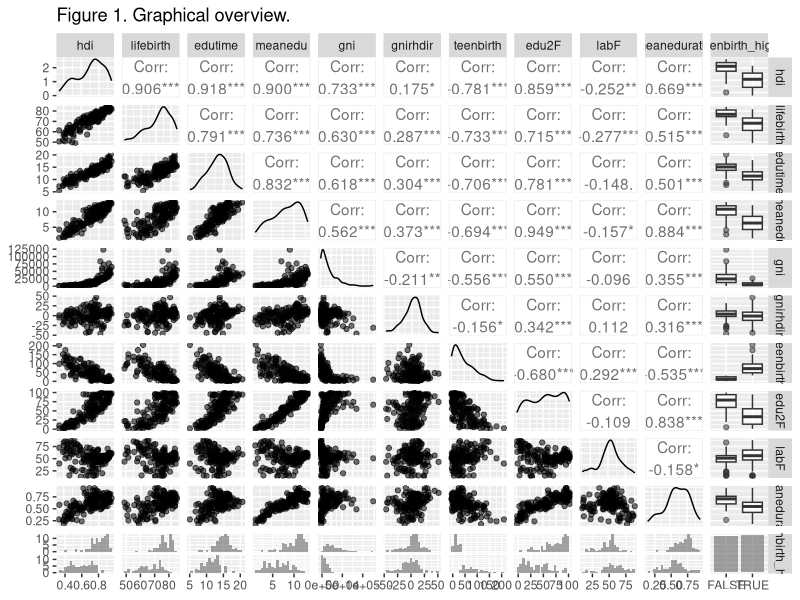
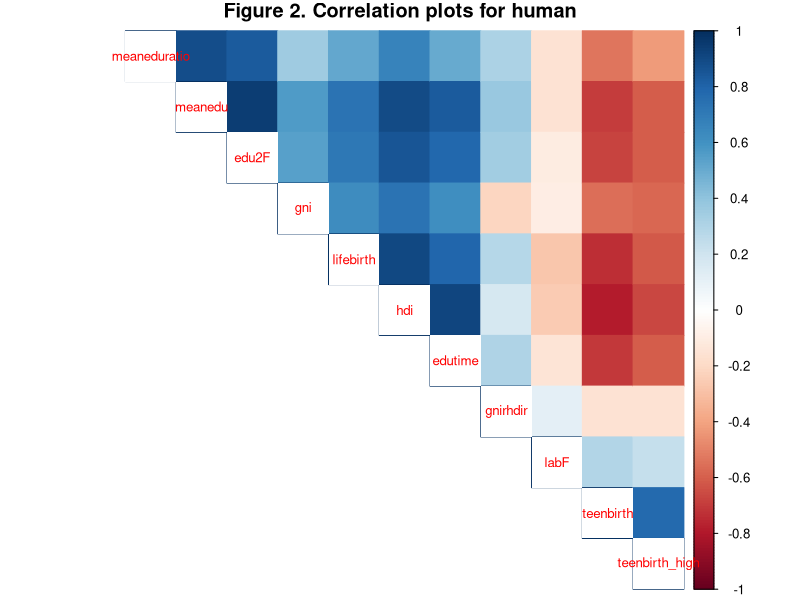
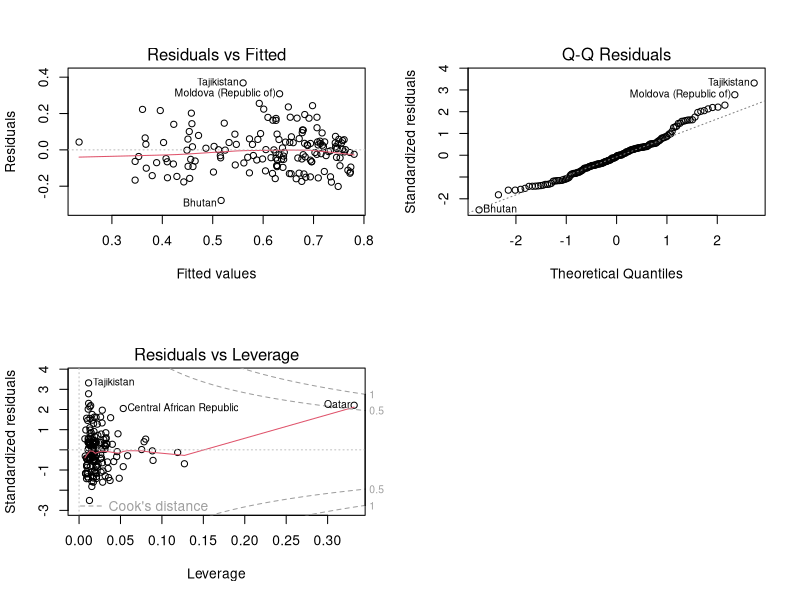
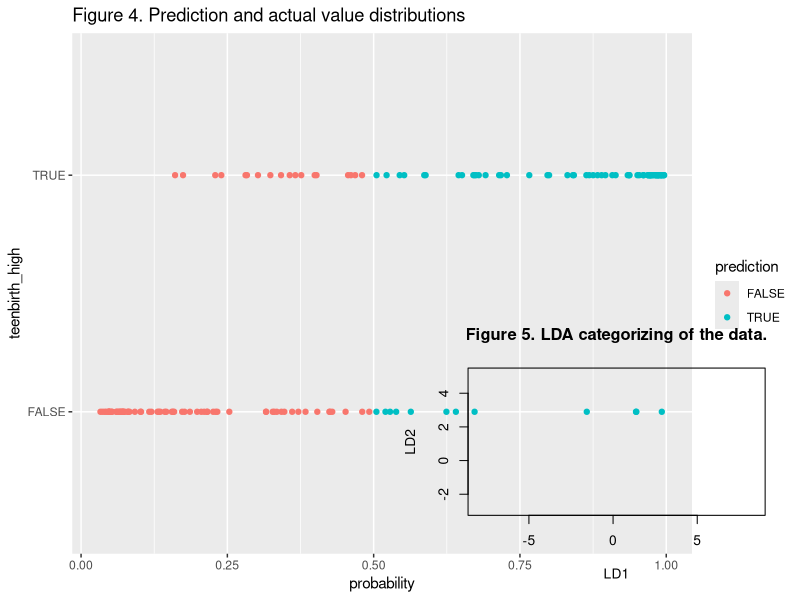

Write the R code that produced these figures, in order. (Note: this script raises an error after producing the figures.)
## ---- chunk 1
human <- read.table("Data/human.txt")
## ---- chunk 2
dim(human)
str(human)
summary(human)
## ---- chunk 3
library(ggplot2)
library(GGally)
human2 <- dplyr::select(human, -hdi_d)
p <- ggpairs(human2, mapping = aes(alpha = 0.9), lower = list(combo = wrap("facethist", bins = 20)), title = "Figure 1. Graphical overview.")
p
## ---- chunk 4
library(corrplot)
library(magrittr)
cor(human2) %>% corrplot(method="color", order="hclust", type = "upper", cl.pos = "r", tl.pos = "d", tl.cex = 0.8, title = "Figure 2. Correlation plots for human", mar=c(0,0,1,0))

## ---- chunk 5
regression <- lm(meaneduratio ~ hdi + gni + lifebirth, data = human)
## ---- chunk 6
summary(regression)
## ---- chunk 7
par(mfrow = c(2,2))
plot(regression, which = c(1, 2, 5))
## ---- chunk 8
m <- glm(teenbirth_high ~ hdi + gnirhdir + edu2F, data = human, family = "binomial")
summary(m)
OR <- coef(m) %>% exp
CI <- confint(m) %>% exp
cbind(OR, CI)
## ---- chunk 9
library(dplyr)
library(tidyr)
probabilities <- predict(m, type = "response")
human <- mutate(human, probability = probabilities)
human <- mutate(human, prediction = probability > 0.5)
## ---- chunk 10
table(teenbirth_high = human$teenbirth_high, prediction = human$prediction)
## ---- chunk 11
g <- ggplot(human, aes(x = probability, y = teenbirth_high, col = prediction))
g + geom_point() + ggtitle('Figure 4. Prediction and actual value distributions')
## ---- chunk 12
table(teenbirth_high = human$teenbirth_high, prediction = human$prediction) %>% prop.table() %>% addmargins()
loss_func <- function(class, prob) {
  n_wrong <- abs(class - prob) > 0.5
  mean(n_wrong)
}
loss_func(class = human$teenbirth_high, prob = human$prediction)
## ---- chunk 13
library(boot)
cv <- cv.glm(data = human, cost = loss_func, glmfit = m, K = 10)
cv$delta[1]
## ---- chunk 14
m2 <- glm(teenbirth_high ~ hdi + meanedu + lifebirth + edutime, data = human, family = "binomial")
probabilities2 <- predict(m2, type = "response")
human <- mutate(human, probability2 = probabilities2)
human <- mutate(human, prediction2 = probability2 > 0.5)
loss_func(class = human$teenbirth_high, prob = human$prediction2)
cv2 <- cv.glm(data = human, cost = loss_func, glmfit = m2, K = 10)
cv2$delta[1]
## ---- chunk 15
library(tidyverse)
library(dplyr)
library(tidyr)
human <- read.table("Data/human.txt")
human2 <- dplyr::select(human, -hdi_d)
human2 <- dplyr::select(human2, -teenbirth_high)
human2_scaled <- scale(human2)
summary(human2_scaled)
human2_scaled <- as.data.frame(human2_scaled)
## ---- chunk 16
human2_scaled <- data.frame(human2_scaled, human$hdi_d)
human2_scaled <- dplyr::select(human2_scaled, -hdi)
glimpse(human2_scaled)
## ---- chunk 17
n <- nrow(human2_scaled)
ind <- sample(n,  size = n * 0.8)
train <- human2_scaled[ind,]
test <- human2_scaled[-ind,]
correct_classes <- test$human.hdi_d
test <- dplyr::select(test, -human.hdi_d)
## ---- chunk 18
library(MASS)
lda.fit <- lda(human.hdi_d ~ ., data = train)
lda.fit
## ---- chunk 19
lda.arrows <- function(x, myscale = 1, arrow_heads = 0.1, color = "red", tex = 0.75, choices = c(1,2)){
  heads <- coef(x)
  arrows(x0 = 0, y0 = 0, 
         x1 = myscale * heads[,choices[1]], 
         y1 = myscale * heads[,choices[2]], col=color, length = arrow_heads)
  text(myscale * heads[,choices], labels = row.names(heads), 
       cex = tex, col=color, pos=3)
}
classes <- as.numeric(train$human.hdi_d)
plot(lda.fit, dimen = 2, col = classes, pch = classes, main = "Figure 5. LDA categorizing of the data.")
lda.arrows(lda.fit, myscale = 2)
## ---- chunk 20
lda.pred <- predict(lda.fit, newdata = test)
## ---- chunk 21
table(correct = correct_classes, predicted = lda.pred$class) %>% addmargins
## ---- chunk 22
table(correct = correct_classes, predicted = lda.pred$class) %>% prop.table() %>% addmargins()
loss_func <- function(class, prob) {
  n_wrong <- class != prob
  mean(n_wrong)
}
loss_func(class = correct_classes, prob = lda.pred$class)
## ---- chunk 23
human2_scaled <- dplyr::select(human2_scaled, -human.hdi_d)
dist_eu <- dist(human2_scaled)
summary(dist_eu)
## ---- chunk 24
dist_man <- dist(human2_scaled, method = "manhattan")
summary(dist_man)
## ---- chunk 25
library(ggplot2)
set.seed(123)
k_max <- 10
twcss <- sapply(1:k_max, function(k){kmeans(human2_scaled, k)$tot.withinss})
qplot(x = 1:k_max, y = twcss, geom = 'line', main = "Figure 6. k-mean optimization plot.")
## ---- chunk 26
km <-kmeans(human2_scaled, centers = 2)
pairs(human2_scaled, col = km$cluster, main = "Figure 7. Visulization of the clustering results.")
